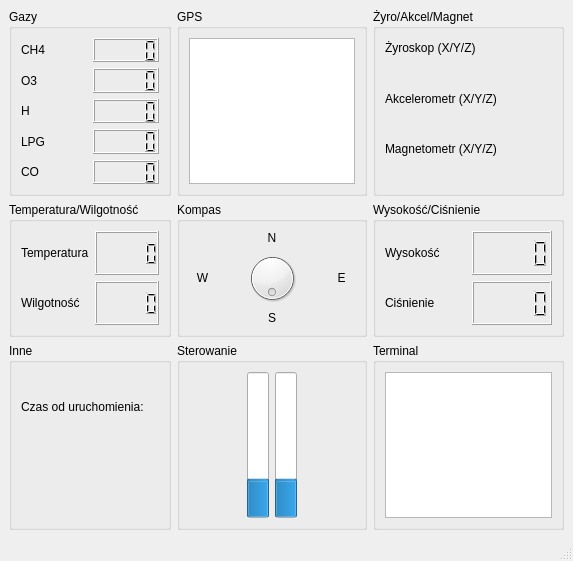
<?xml version="1.0" encoding="UTF-8"?>
<ui version="4.0">
 <class>CanSatWindow</class>
 <widget class="QMainWindow" name="CanSatWindow">
  <property name="geometry">
   <rect>
    <x>0</x>
    <y>0</y>
    <width>573</width>
    <height>561</height>
   </rect>
  </property>
  <property name="windowTitle">
   <string>CanSat Control Center</string>
  </property>
  <widget class="QWidget" name="centralwidget">
   <layout class="QGridLayout" name="gridLayout_2">
    <item row="0" column="0">
     <layout class="QGridLayout" name="gridLayout">
      <item row="1" column="1">
       <widget class="QGroupBox" name="groupBox_5">
        <property name="title">
         <string>Kompas</string>
        </property>
        <layout class="QGridLayout" name="gridLayout_16">
         <item row="0" column="0">
          <layout class="QGridLayout" name="gridLayout_11">
           <item row="2" column="1">
            <widget class="QLabel" name="label_13">
             <property name="text">
              <string>S</string>
             </property>
             <property name="alignment">
              <set>Qt::AlignCenter</set>
             </property>
            </widget>
           </item>
           <item row="1" column="0">
            <widget class="QLabel" name="label_11">
             <property name="text">
              <string>W</string>
             </property>
             <property name="alignment">
              <set>Qt::AlignCenter</set>
             </property>
            </widget>
           </item>
           <item row="1" column="1">
            <widget class="QDial" name="viewCompass">
             <property name="maximum">
              <number>360</number>
             </property>
             <property name="value">
              <number>0</number>
             </property>
             <property name="orientation">
              <enum>Qt::Horizontal</enum>
             </property>
             <property name="invertedAppearance">
              <bool>false</bool>
             </property>
             <property name="invertedControls">
              <bool>false</bool>
             </property>
             <property name="wrapping">
              <bool>true</bool>
             </property>
             <property name="notchTarget">
              <double>0.000000000000000</double>
             </property>
             <property name="notchesVisible">
              <bool>false</bool>
             </property>
            </widget>
           </item>
           <item row="0" column="1">
            <widget class="QLabel" name="label_9">
             <property name="layoutDirection">
              <enum>Qt::LeftToRight</enum>
             </property>
             <property name="text">
              <string>N</string>
             </property>
             <property name="alignment">
              <set>Qt::AlignCenter</set>
             </property>
            </widget>
           </item>
           <item row="1" column="2">
            <widget class="QLabel" name="label_17">
             <property name="text">
              <string>E</string>
             </property>
             <property name="alignment">
              <set>Qt::AlignCenter</set>
             </property>
            </widget>
           </item>
          </layout>
         </item>
        </layout>
       </widget>
      </item>
      <item row="1" column="2">
       <widget class="QGroupBox" name="groupBox_6">
        <property name="title">
         <string>Wysokość/Ciśnienie</string>
        </property>
        <layout class="QGridLayout" name="gridLayout_17">
         <item row="0" column="0">
          <layout class="QGridLayout" name="gridLayout_12">
           <item row="0" column="0">
            <widget class="QLabel" name="label_15">
             <property name="text">
              <string>Wysokość</string>
             </property>
            </widget>
           </item>
           <item row="1" column="0">
            <widget class="QLabel" name="label_16">
             <property name="text">
              <string>Ciśnienie</string>
             </property>
            </widget>
           </item>
           <item row="0" column="1">
            <widget class="QLCDNumber" name="viewAltitude">
             <property name="value" stdset="0">
              <double>0.000000000000000</double>
             </property>
             <property name="intValue" stdset="0">
              <number>0</number>
             </property>
            </widget>
           </item>
           <item row="1" column="1">
            <widget class="QLCDNumber" name="viewPressure">
             <property name="value" stdset="0">
              <double>0.000000000000000</double>
             </property>
             <property name="intValue" stdset="0">
              <number>0</number>
             </property>
            </widget>
           </item>
          </layout>
         </item>
        </layout>
       </widget>
      </item>
      <item row="2" column="2">
       <widget class="QGroupBox" name="groupBox_9">
        <property name="title">
         <string>Terminal</string>
        </property>
        <property name="flat">
         <bool>false</bool>
        </property>
        <layout class="QGridLayout" name="gridLayout_14">
         <item row="0" column="0">
          <layout class="QGridLayout" name="gridLayout_13">
           <item row="0" column="0">
            <widget class="QPlainTextEdit" name="tTerminal"/>
           </item>
          </layout>
         </item>
        </layout>
       </widget>
      </item>
      <item row="2" column="0">
       <widget class="QGroupBox" name="groupBox_7">
        <property name="title">
         <string>Inne</string>
        </property>
        <layout class="QGridLayout" name="gridLayout_9">
         <item row="0" column="0">
          <layout class="QGridLayout" name="gridLayout_10">
           <item row="0" column="0">
            <widget class="QLabel" name="label_14">
             <property name="text">
              <string>Czas od uruchomienia:</string>
             </property>
            </widget>
           </item>
           <item row="1" column="0">
            <widget class="QLabel" name="viewTime">
             <property name="text">
              <string/>
             </property>
            </widget>
           </item>
          </layout>
         </item>
        </layout>
        <zorder>gridLayoutWidget_3</zorder>
        <zorder>gridLayoutWidget_4</zorder>
       </widget>
      </item>
      <item row="2" column="1">
       <widget class="QGroupBox" name="groupBox_8">
        <property name="title">
         <string>Sterowanie</string>
        </property>
        <layout class="QGridLayout" name="gridLayout_15">
         <item row="0" column="0">
          <layout class="QGridLayout" name="gridLayout_7">
           <item row="0" column="0">
            <widget class="QProgressBar" name="pLeftServo">
             <property name="layoutDirection">
              <enum>Qt::LeftToRight</enum>
             </property>
             <property name="value">
              <number>24</number>
             </property>
             <property name="alignment">
              <set>Qt::AlignCenter</set>
             </property>
             <property name="orientation">
              <enum>Qt::Vertical</enum>
             </property>
             <property name="textDirection">
              <enum>QProgressBar::TopToBottom</enum>
             </property>
            </widget>
           </item>
           <item row="0" column="1">
            <widget class="QProgressBar" name="pRightServo">
             <property name="layoutDirection">
              <enum>Qt::LeftToRight</enum>
             </property>
             <property name="value">
              <number>24</number>
             </property>
             <property name="alignment">
              <set>Qt::AlignCenter</set>
             </property>
             <property name="orientation">
              <enum>Qt::Vertical</enum>
             </property>
            </widget>
           </item>
          </layout>
         </item>
        </layout>
       </widget>
      </item>
      <item row="0" column="0">
       <widget class="QGroupBox" name="groupBox">
        <property name="title">
         <string>Gazy</string>
        </property>
        <layout class="QGridLayout" name="gridLayout_6">
         <item row="0" column="0">
          <layout class="QGridLayout" name="gridLayout_5">
           <item row="0" column="0">
            <widget class="QLabel" name="label_3">
             <property name="text">
              <string>CH4</string>
             </property>
            </widget>
           </item>
           <item row="1" column="0">
            <widget class="QLabel" name="label_4">
             <property name="text">
              <string>O3</string>
             </property>
            </widget>
           </item>
           <item row="2" column="0">
            <widget class="QLabel" name="label_5">
             <property name="text">
              <string>H</string>
             </property>
            </widget>
           </item>
           <item row="3" column="0">
            <widget class="QLabel" name="label_6">
             <property name="text">
              <string>LPG</string>
             </property>
            </widget>
           </item>
           <item row="4" column="0">
            <widget class="QLabel" name="label_7">
             <property name="text">
              <string>CO</string>
             </property>
            </widget>
           </item>
           <item row="0" column="1">
            <widget class="QLCDNumber" name="viewCH4">
             <property name="value" stdset="0">
              <double>0.000000000000000</double>
             </property>
            </widget>
           </item>
           <item row="1" column="1">
            <widget class="QLCDNumber" name="viewO3">
             <property name="value" stdset="0">
              <double>0.000000000000000</double>
             </property>
            </widget>
           </item>
           <item row="2" column="1">
            <widget class="QLCDNumber" name="viewH"/>
           </item>
           <item row="3" column="1">
            <widget class="QLCDNumber" name="viewLPG"/>
           </item>
           <item row="4" column="1">
            <widget class="QLCDNumber" name="viewCO"/>
           </item>
          </layout>
         </item>
        </layout>
       </widget>
      </item>
      <item row="0" column="2">
       <widget class="QGroupBox" name="groupBox_2">
        <property name="title">
         <string>Żyro/Akcel/Magnet</string>
        </property>
        <layout class="QVBoxLayout" name="verticalLayout_2">
         <item>
          <layout class="QVBoxLayout" name="verticalLayout">
           <item>
            <widget class="QLabel" name="label_8">
             <property name="text">
              <string>Żyroskop (X/Y/Z)</string>
             </property>
            </widget>
           </item>
           <item>
            <widget class="QLabel" name="viewGyro">
             <property name="text">
              <string/>
             </property>
            </widget>
           </item>
           <item>
            <widget class="QLabel" name="label_10">
             <property name="text">
              <string>Akcelerometr (X/Y/Z)</string>
             </property>
            </widget>
           </item>
           <item>
            <widget class="QLabel" name="viewAccel">
             <property name="text">
              <string/>
             </property>
            </widget>
           </item>
           <item>
            <widget class="QLabel" name="label_12">
             <property name="text">
              <string>Magnetometr (X/Y/Z)</string>
             </property>
            </widget>
           </item>
           <item>
            <widget class="QLabel" name="viewMagnet">
             <property name="text">
              <string/>
             </property>
            </widget>
           </item>
          </layout>
         </item>
        </layout>
       </widget>
      </item>
      <item row="0" column="1">
       <widget class="QGroupBox" name="groupBox_3">
        <property name="title">
         <string>GPS</string>
        </property>
        <layout class="QGridLayout" name="gridLayout_8">
         <item row="1" column="0">
          <layout class="QGridLayout" name="gridLayout_18">
           <item row="0" column="0">
            <widget class="QListView" name="listView"/>
           </item>
          </layout>
         </item>
        </layout>
       </widget>
      </item>
      <item row="1" column="0">
       <widget class="QGroupBox" name="groupBox_4">
        <property name="title">
         <string>Temperatura/Wilgotność</string>
        </property>
        <layout class="QGridLayout" name="gridLayout_4">
         <item row="0" column="0">
          <layout class="QGridLayout" name="gridLayout_3">
           <item row="1" column="1">
            <widget class="QLCDNumber" name="viewTemperature">
             <property name="value" stdset="0">
              <double>0.000000000000000</double>
             </property>
             <property name="intValue" stdset="0">
              <number>0</number>
             </property>
            </widget>
           </item>
           <item row="3" column="1">
            <widget class="QLCDNumber" name="viewHumidity">
             <property name="value" stdset="0">
              <double>0.000000000000000</double>
             </property>
             <property name="intValue" stdset="0">
              <number>0</number>
             </property>
            </widget>
           </item>
           <item row="1" column="0">
            <widget class="QLabel" name="label">
             <property name="text">
              <string>Temperatura</string>
             </property>
            </widget>
           </item>
           <item row="3" column="0">
            <widget class="QLabel" name="label_2">
             <property name="text">
              <string>Wilgotność</string>
             </property>
            </widget>
           </item>
          </layout>
         </item>
        </layout>
       </widget>
      </item>
     </layout>
    </item>
   </layout>
  </widget>
  <widget class="QStatusBar" name="statusbar"/>
 </widget>
 <resources/>
 <connections/>
</ui>
